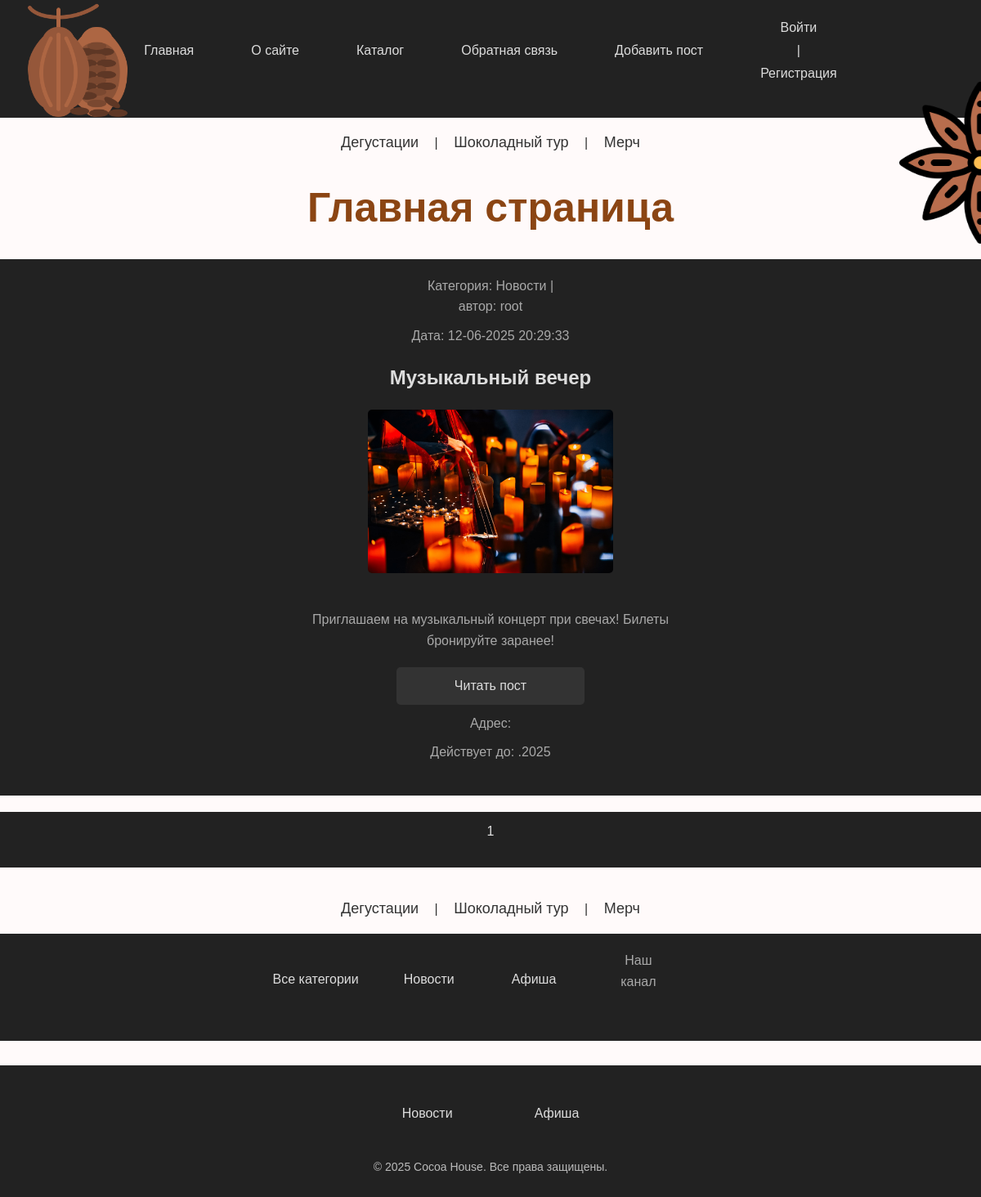
Before: / with the older database file.
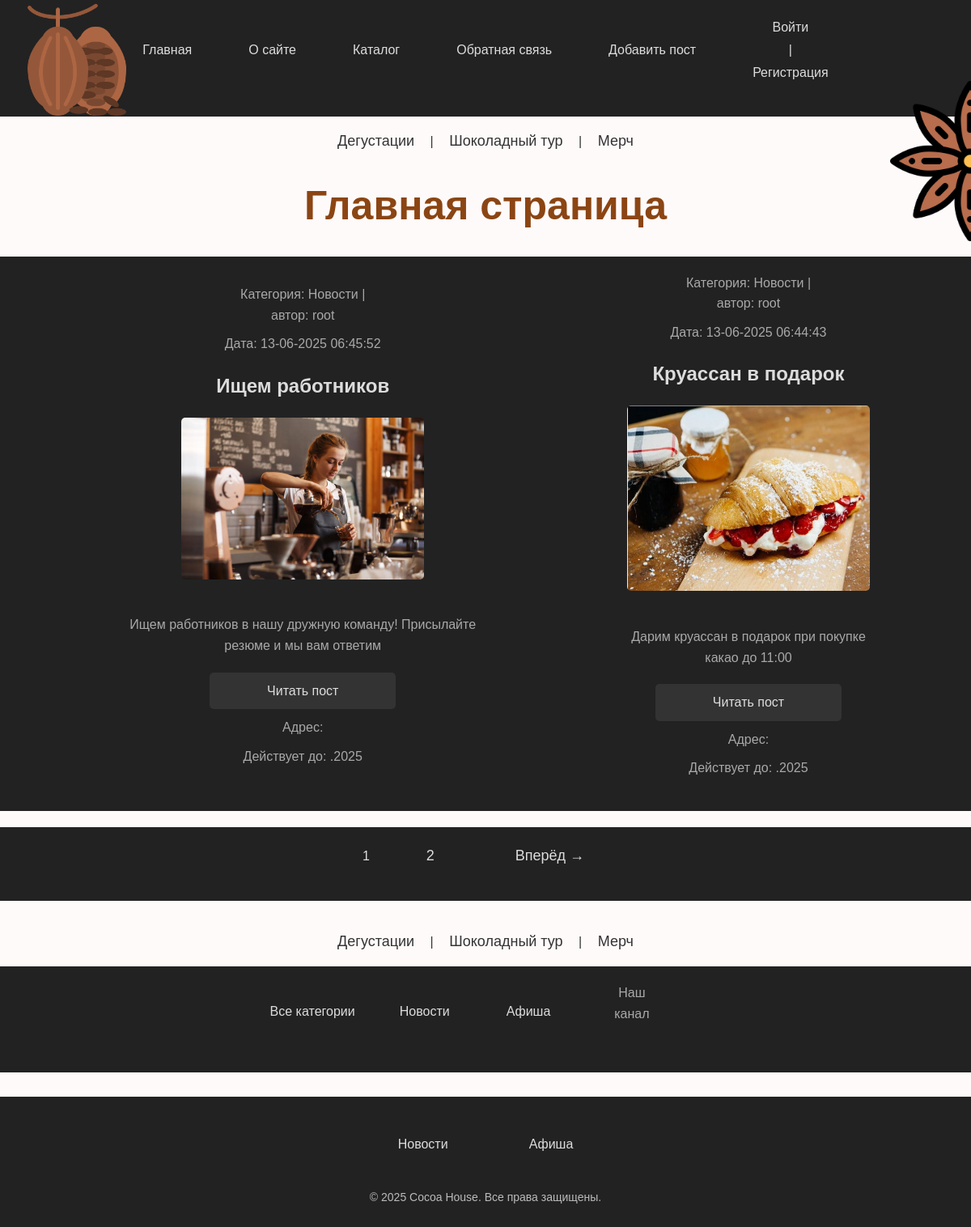
After: the same page with the newer database file.
### cocoa/models.py (models this page shows, shortened)
class Post(models.Model):
 tags = models.ManyToManyField('TagPost', blank=True,related_name='tags')
 class Status(models.IntegerChoices):
  DRAFT = 0, 'Черновик'
  PUBLISHED = 1, 'Опубликовано'
 title = models.CharField(max_length=255,verbose_name="Заголовок")
 slug = models.SlugField(max_length=255, db_index=True, unique=True)
 content = models.TextField(blank=True, verbose_name="Текст статьи")
 time_create = models.DateTimeField(auto_now_add=True, verbose_name="Время создания")
 time_update = models.DateTimeField(auto_now=True, verbose_name="Время изменения")
 is_published = models.BooleanField(choices=tuple(map(lambda x:(bool(x[0]), x[1]), Status.choices)), default=Status.DRAFT, verbose_name="Статус")
 objects = models.Manager()
 published = PublishedModel()
 cat = models.ForeignKey('Category', on_delete=models.CASCADE, related_name='posts', verbose_name="Категории")
 filial = models.OneToOneField('Filial', on_delete=models.SET_NULL, null=True, blank=True, related_name='Филиал')
 photo = models.FileField(upload_to="photos/%Y/%m/%d/", default=None, blank=True, null=True, verbose_name="Фото")
 author = models.ForeignKey(get_user_model(),on_delete=models.SET_NULL, related_name='posts',null=True, default=None)
 likes = models.ManyToManyField(settings.AUTH_USER_MODEL, related_name='liked_posts', blank=True)
 class Meta:
  verbose_name = 'Посты'
  verbose_name_plural = 'Посты'
  ordering = ['-time_create']
  indexes = [
   models.Index(fields=['-time_create']),
  ]
 def get_absolute_url(self):
  return reverse('post', kwargs={'post_slug':self.slug})

class Category(models.Model):
 name = models.CharField(max_length=100, db_index=True, verbose_name="Категория")
 slug = models.SlugField(max_length=255, unique=True, db_index=True)
 class Meta:
  verbose_name = 'Категория'
  verbose_name_plural = 'Категории'

### users/models.py (models this page shows)
class User(AbstractUser):
 photo = models.ImageField(upload_to="users/%Y/%m/%d/",blank=True, null=True, verbose_name="Фотография")
 date_birth = models.DateTimeField(blank=True,null=True, verbose_name="Дата рождения")

### cocoa/views.py (the view)
# urls.py: path('', views.CocoaHome.as_view(), name='home'),
class CocoaHome(DataMixin, ListView):
    template_name = 'cocoa/index.html'
    context_object_name = 'posts'
    def get_context_data(self, *, object_list=None,**kwargs):
        return self.get_mixin_context(super().get_context_data(**kwargs), title = 'Главная страница',cat_selected = 0,)
    def get_queryset(self):
        return Post.published.all().select_related('cat')

### cocoa/models.py (called while the page is built)
 def get_queryset(self):
  return super().get_queryset().filter(is_published=Post.Status.PUBLISHED)

### cocoa/templatetags/cocoa_tags.py (called while the page is built)
@register.simple_tag(name='getcats')
def get_categories():
 return Category.objects.all()

@register.inclusion_tag('cocoa/list_categories.html')
def show_categories(cat_selected_id=0):
 cats = Category.objects.all()
 return {"cats": cats, "cat_selected":cat_selected_id}

@register.inclusion_tag('cocoa/list_tags.html')
def show_all_tags():
 return {"tags": TagPost.objects.all()}

@register.simple_tag
def get_menu():
 return views.main_menu

### cocoa/utils.py (called while the page is built)
    def get_mixin_context(self, context, **kwargs):
        if self.title_page:
            context['title'] = self.title_page
        context['cat_selected'] = None
        context.update(kwargs)
        return context

### users/context_processors.py (called while the page is built)
def get_cocoa_context(request):
 return {'mainmenu': main_menu}

### cocoa/templates/cocoa/index.html (shortened to what this page needs)
{% extends 'base.html' %}
{% block content %}
{% include 'cocoa/includes/nav.html' %}
{% load static %}
<h1>{{ title }}</h1>
<ul>
  {% for p in posts %}
    <li>
      <div class="article-panel">
        <p class="first">Категория: {{p.cat.name}} | автор: {{p.author.username|default:"неизвестен"}}</p>
        <p class="last">Дата: {{ p.time_update|date:"d-m-Y H:i:s" }}</p>
      </div>
      <h2>{{ p.title }}</h2>
      {% if p.photo %}
        <p ><img class="img-article-leftthumb" src="{{p.photo.url}}" style="max-width: 300px; height: auto; border-radius: 5px;"></p>
        {% endif %}
      <p>
        {% autoescape off %}
          {{ p.content|linebreaks|truncatewords:50 }}
        {% endautoescape %}
      </p>
      <p class="link-readpost"><a href="{{ p.get_absolute_url }}">Читать пост</a></p>
      <p>Адрес: {{ p.filial.address }}</p>
      <p>Действует до: {{ p.filial.month }}.2025</p>
    </li>
  {% endfor %}
</ul>
<nav class="list-pages">
  <ul>
    {% for p in paginator.page_range %}
      {% if page_obj.number == p %}
        <li class="page-num page-num-selected">{{ p }}</li>
      {% elif p >= page_obj.number|add:-2 and p <= page_obj.number|add:2 %}
        <li class="page-num">
          <a href="?page={{ p }}">{{ p }}</a>
        </li>
      {% endif %}
    {% endfor %}
    {% if page_obj.has_next %}
      <li class="page-num">
        <a href="?page={{ page_obj.next_page_number }}">Вперёд →</a>
      </li>
    {% endif %}
  </ul>
</nav>
<img src="{% static 'cocoa/images/badian.png' %}" alt="Бадьян" class="badian">
{% include 'cocoa/includes/nav.html' %}
{% endblock %}

### templates/base.html (shortened to what this page needs)
<!DOCTYPE html>
{% load static %}
{% load cocoa_tags %}
{% load menu_tags %}
{% getcats as categories %}
{% get_menu as main_menu %}
<html>
<head>
    <link type="text/css" href="{% static 'cocoa/css/styles.css' %}" rel="stylesheet" />
</head>
<body>
<div class="header">
   <ul id="mainmenu" class="mainmenu">
    <li class="logo">
        <a href="{% url 'home' %}">
            <img src="{% static 'cocoa/images/cocoa.png' %}" alt="Логотип" class="logo">
        </a>
    </li>
    <li><a href="{% url 'home' %}">Главная</a></li>
    {% for m in mainmenu %}
        <li><a href="{% url m.url_name %}">{{ m.title }}</a></li>
    {% endfor %}
    {% if user.is_authenticated %}
        <li class="last">
            <a href="{% url 'users:profile' %}">{{ user.username }}</a> |
            <form action="{% url 'users:logout' %}" method="post" style="display:inline;">
                {% csrf_token %}
                <button type="submit" style="background:none; border:none; padding:0; color:#ddd; cursor:pointer;">
                    Выйти
                </button>
            </form>
        </li>
    {% else %}
        <li class="last">
            <a href="{% url 'users:login' %}">Войти</a> |
            <a href="{% url 'users:register' %}">Регистрация</a>
        </li>
    {% endif %}
</ul>
</div>
{% block content %}
{% endblock %}
<td valign="top" class="left-chapters">
    <ul id="leftchapters">
        {% if cat_selected == 0 or cat_selected is None %}
            <li class="selected">Все категории</li>
        {% else %}
            <li><a href="{% url 'home' %}">Все категории</a></li>
        {% endif %}
        {% show_categories cat_selected_id=cat_selected %}
        <li class="share">
            <p>Наш канал</p>
            <a class="share-yt" href="..." target="_blank" rel="nofollow"></a>
        </li>
        <li>{% show_all_tags %}</li>
    </ul>
</td>
<footer class="footer">
    <div class="footer-container">
        <ul class="footer-categories">
            {% for cat in categories %}
                <li><a href="{% url 'category' cat.id %}">{{ cat.name }}</a></li>
            {% endfor %}
        </ul>
        <p>&copy; 2025 Cocoa House. Все права защищены.</p>
    </div>
</footer>
</body>
</html>

### cocoa/templates/cocoa/includes/nav.html
<nav>
 <a href="#">Дегустации</a> |
 <a href="#">Шоколадный тур</a> |
 <a href="#">Мерч</a>
</nav>

### cocoa/templates/cocoa/list_categories.html
{% for cat in cats %}
 {% if cat.id == cat_selected %}
 <li
class="selected">{{cat.name}}</li>
 {% else %}
 <li><a href="{{ cat.get_absolute_url
}}">{{cat.name}}</a></li>
 {% endif %}
{% endfor %}

### cocoa/static/cocoa/css/styles.css (style rules this page uses)
body { font-family: Arial, sans-serif; background-color: #FFFAFA; color: #333; margin: 0; padding: 0; }
li { color: #ddd; text-align: center; display: flex; flex-direction: column; align-items: center; justify-content: center; margin-bottom: 20px; }
.img-article-leftthumb { max-width: 100px; height: auto; border-radius: 20px; margin-bottom: 1rem; }
ul { list-style: none; padding: 0; margin: 0; background-color: #222; overflow: hidden; display: flex; justify-content: center; }
ul li { padding: 15px 20px; }
ul li a { color: #ddd; text-decoration: none; transition: color 0.3s; display: block; padding: 10px 15px; }
h1 { text-align: center; margin-top: 20px; color: #8B4513; font-size: 50px; }
h2 { color: #DCDCDC; text-align: center; }
p { text-align: center; line-height: 1.6; padding: 5px; color: #A9A9A9; width: 80%; max-width: 600px; margin: 0 auto; }
p a { display: inline-block; background-color: #333; color: #fff; padding: 10px 20px; text-decoration: none; border-radius: 5px; transition: background-color 0.3s; width: 200px; text-align: center; margin-top: 10px; margin: auto; }
.logo { position: absolute; top: 0px; left: 10px; width: 150px; height: auto; z-index: 10; }
.badian { position: absolute; top: 100px; right: 0px; width: 100px; height: auto; z-index: 35; }
nav { text-align: center; margin: 20px 0; }
nav a { color: #333; text-decoration: none; font-size: 18px; margin: 0 15px; transition: color 0.3s; }
body { font-family: Arial, sans-serif; background-color: #FFFAFA; color: #333; margin: 0; padding: 0; display: flex; flex-direction: column; min-height: 100vh; }
.footer { background-color: #222; color: #fff; text-align: center; padding: 20px 0; margin-top: 30px; }
.footer-container { max-width: 1000px; margin: 0 auto; }
.footer-categories { list-style: none; padding: 0; margin: 0; display: flex; justify-content: center; flex-wrap: wrap; }
.footer-categories li { margin: 5px 15px; }
.footer-categories li a { color: #ddd; text-decoration: none; font-size: 16px; transition: color 0.3s; }
.footer p { margin-top: 10px; font-size: 14px; color: #bbb; }

Changed rows visible on the page:
no longer on this page (row unchanged): Post: cat.name "Новости", author.username "root", time_update "12-06-2025 20:29:33", title "Музыкальный вечер", photo (picture), content "Приглашаем на музыкальный концерт при свечах! Билеты бронируйте заранее!"
added Post: cat.name "Новости", author.username "root", time_update "13-06-2025 06:45:52", title "Ищем работников", photo (picture), content "Ищем работников в нашу дружную команду! Присылайте резюме и мы вам ответим"
added Post: cat.name "Новости", author.username "root", time_update "13-06-2025 06:44:43", title "Круассан в подарок", photo (picture), content "Дарим круассан в подарок при покупке какао до 11:00"
Other visible differences:
new list line: "2"
text now shown: "Вперёд →"
